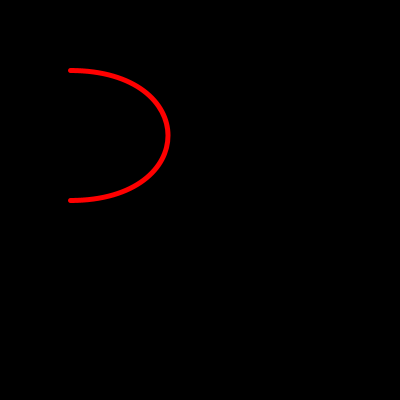
Frame 1 (no input)
Frame 60 (the mouse pressed at the canvas centre just before this capture): identical to frame 1, image omitted
Frame 120 (the mouse held since frame 60 and released just before this capture): identical to frame 1, image omitted

The Processing sketch that drew this single still picture (run headless with seeded random() and noise(); from frame 60 on, the mouse is pressed at the canvas centre):

// Processing sketch: processing_88932
// ── processing_88932.pde

void setup(){
  size(400, 400); //size of applet
}

void draw(){
  background(0, 0, 0); //background colour
  noFill(); //command for no fill
  strokeWeight(5); //value for stroke - 5 pixels
  stroke(255, 0, 0); //stroke colour - red
  bezier(70, 70, 200, 70, 200, 200, 70, 200);
  //position and coordinates for bezier curve
}
